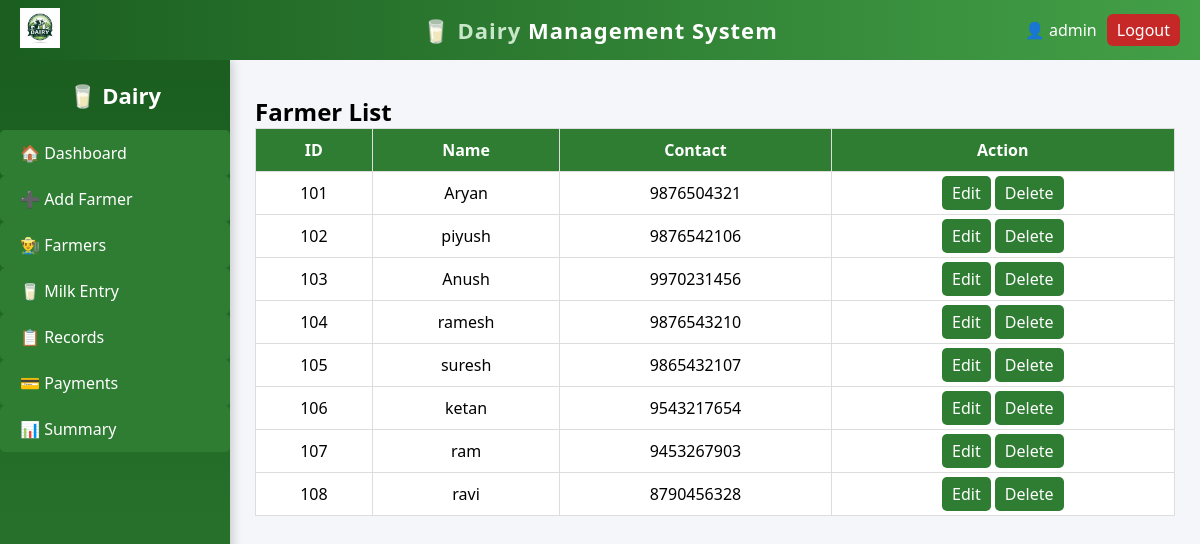
Page /farmers (signed in) on the committed database.
### tables this page shows
CREATE TABLE farmer(
        id INTEGER PRIMARY KEY,
        name TEXT,
        contact TEXT
    );

### app.py (the view)
@app.route('/farmers')
@login_required
def farmers():
    return render_template("farmers.html", data=get_farmers())

### app.py (called while the page is built)
def login_required(f):
    @wraps(f)
    def decorated_function(*args, **kwargs):
        if 'user' not in session:
            return redirect('/login')
        return f(*args, **kwargs)
    return decorated_function

### db.py (called while the page is built)
def get_connection():
    con = sqlite3.connect("database.db")
    con.row_factory = sqlite3.Row
    return con

### models.py (called while the page is built)
def get_farmers():
    con = get_connection()
    data = con.execute("SELECT * FROM farmer").fetchall()
    con.close()
    return data

### templates/farmers.html (shortened to what this page needs)
{% extends 'base.html' %}
{% block content %}
<h2>Farmer List</h2>
<table>
<tr>
<th>ID</th>
<th>Name</th>
<th>Contact</th>
<th>Action</th>
</tr>
{% for f in data %}
<tr>
<td>{{f['id']}}</td>
<td>{{f['name']}}</td>
<td>{{f['contact']}}</td>
<td>
<a href="/farmer/edit/{{f['id']}}">Edit</a>
<a href="/farmer/delete/{{f['id']}}"
   onclick="return confirm('Are you sure?')">Delete</a>
</td>
</tr>
{% endfor %}
</table>
{% endblock %}

### templates/base.html (shortened to what this page needs)
<!DOCTYPE html>
<html>
<head>
    <link rel="stylesheet" href="{{ url_for('static', filename='style.css') }}">
</head>
<body>
<div class="navbar">
    <div class="nav-left">
        <img src="{{ url_for('static', filename='images/logo.png') }}" class="nav-logo">
    </div>
  <div class="nav-center">
    🥛 <span class="highlight">Dairy</span> Management System
</div>
    <div class="nav-right">
        <span>👤 {{ session['user'] }}</span>
        <a href="/logout" class="logout-btn">Logout</a>
    </div>
</div>
<div class="sidebar">
  <h2 class="logo">🥛 Dairy</h2>
    <a href="/dashboard">🏠 Dashboard</a>
    <a href="/farmer/add">➕ Add Farmer</a>
 <a href="{{ url_for('farmers') }}">👨‍🌾 Farmers</a>
    <a href="/milk/add">🥛 Milk Entry</a>
    <a href="/records">📋 Records</a>
    <a href="/payments">💳 Payments</a>
    <a href="/summary">📊 Summary</a>
</div>
<div class="main">
    {% block content %}{% endblock %}
</div>
</body>
</html>

### static/style.css (style rules this page uses)
* { margin: 0; padding: 0; box-sizing: border-box; font-family: 'Segoe UI', sans-serif; }
body { background: #f4f6f9; }
.navbar { width: 100%; height: 60px; background: linear-gradient(90deg, #1b5e20, #43a047); display: flex; align-items: center; position: fixed; top: 0; z-index: 1000; padding: 0 20px; }
.nav-left { width: 20%; }
.nav-logo { width: 40px; }
.nav-center { width: 60%; text-align: center; color: white; font-size: 22px; font-weight: bold; letter-spacing: 1px; }
.nav-right { width: 20%; display: flex; justify-content: flex-end; align-items: center; gap: 10px; color: white; }
.logout-btn { background: #c62828; padding: 5px 10px; border-radius: 6px; color: white; text-decoration: none; }
.highlight { color: #c8e6c9; }
.sidebar { width: 230px; height: 100vh; position: fixed; top: 60px; left: 0; background: linear-gradient(180deg, #1b5e20, #2e7d32); padding-top: 20px; box-shadow: 2px 0 10px rgba(0,0,0,0.2); }
.logo { text-align: center; color: white; margin-bottom: 20px; font-size: 22px; }
.sidebar a { display: block; color: white; padding: 12px 20px; text-decoration: none; transition: 0.3s; position: relative; }
.sidebar a::before { content: ""; position: absolute; left: 0; top: 0; width: 5px; height: 100%; background: #c8e6c9; opacity: 0; transition: 0.3s; }
.main { margin-left: 230px; margin-top: 70px; padding: 25px; background: #f4f6f9; min-height: 100vh; }
* { transition: all 0.3s ease; }
.form, .card, table, .upi-box { backdrop-filter: blur(10px); }
table { width: 100%; background: white; border-collapse: collapse; }
th { background: #2e7d32; color: white; }
td, th { padding: 10px; text-align: center; border: 1px solid #ddd; }
a { padding: 6px 10px; border-radius: 5px; text-decoration: none; color: white; background: #2e7d32; }

### rows in the picture
farmer: id "101", name "Aryan", contact "9876504321"
farmer: id "102", name "piyush", contact "9876542106"
farmer: id "103", name "Anush", contact "9970231456"
farmer: id "104", name "ramesh", contact "9876543210"
farmer: id "105", name "suresh", contact "9865432107"
farmer: id "106", name "ketan", contact "9543217654"
farmer: id "107", name "ram", contact "9453267903"
farmer: id "108", name "ravi", contact "8790456328"

### other values in the picture
{{ session['user'] }} "admin"
